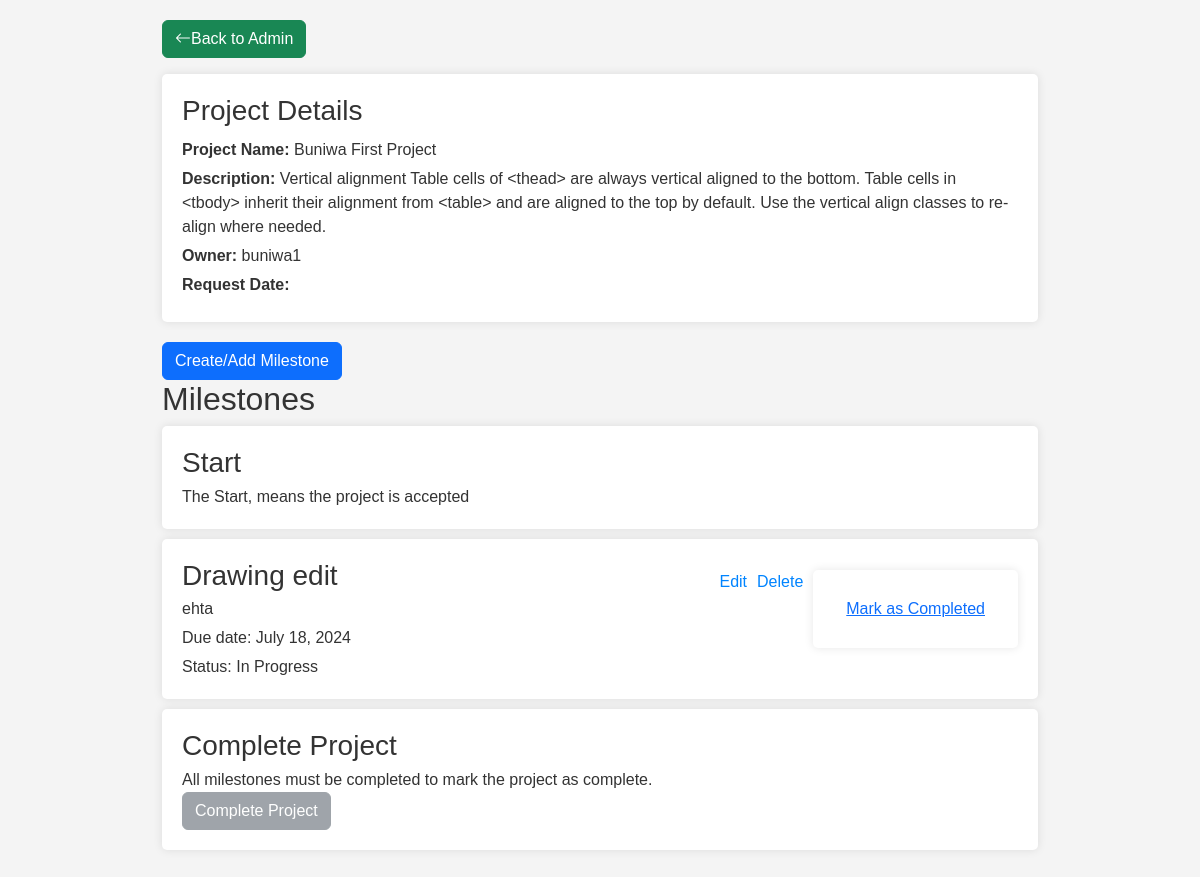
Before: /portal/create_milestones/12/ (signed in) with the older database file.
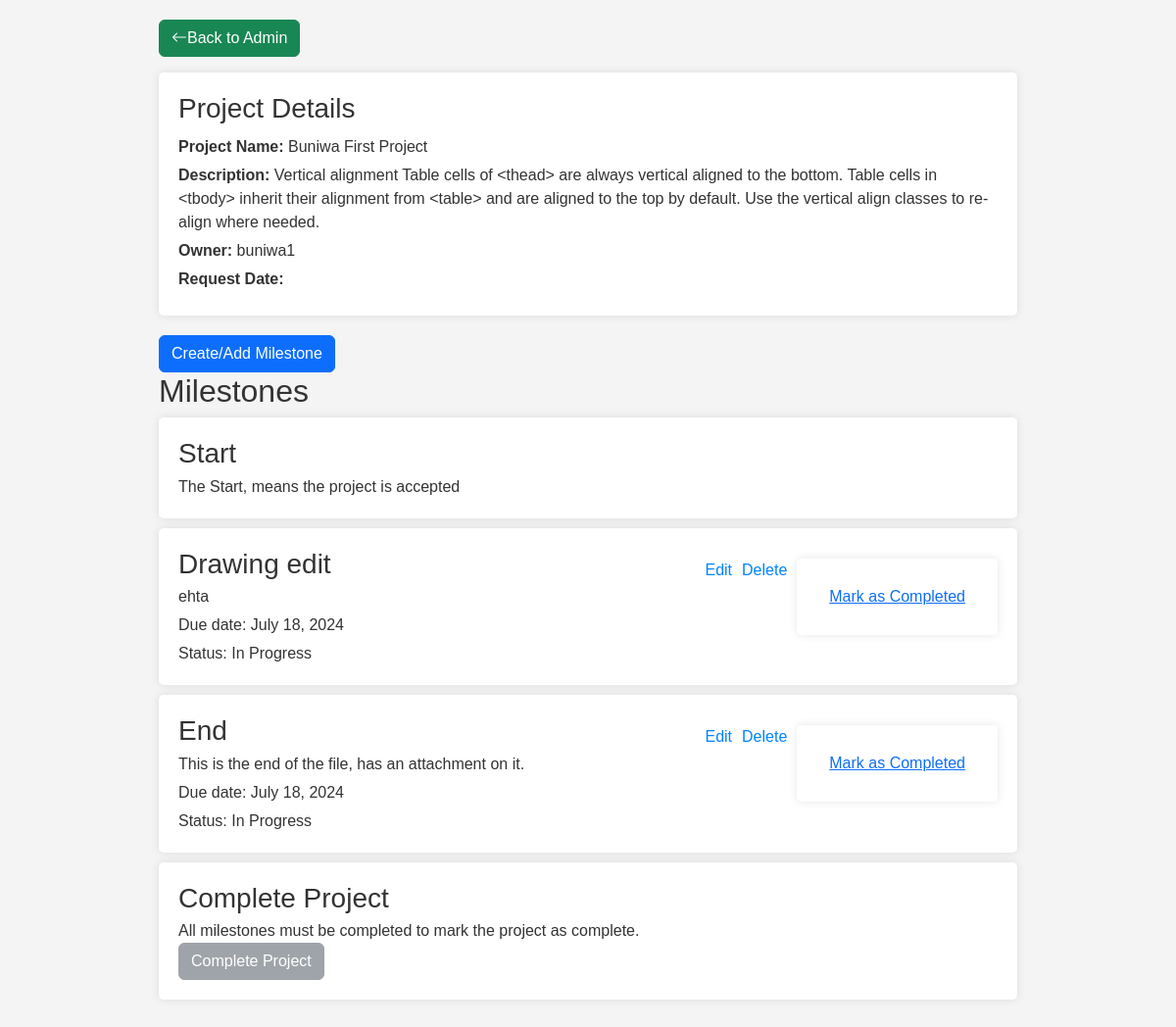
After: the same page with the newer database file.
### Portal/models.py (models this page shows, shortened)
class Milestone(models.Model):
    project = models.ForeignKey(ProjectRequest, on_delete=models.CASCADE)
    title = models.CharField(max_length=100)
    description = models.TextField()
    due_date = models.DateField()
    completed = models.BooleanField(default=False)
    image = models.ImageField(upload_to='milestone_images/', null=True, blank=True)

### Portal/views.py (the view)
# urls.py: path('create_milestones/<int:request_id>/', views.create_milestones, name='create_milestones'),  # Create Milestones
@login_required
def create_milestones(request, request_id):
    project_request = get_object_or_404(ProjectRequest, id=request_id)
    if request.method == 'POST':
        if 'accept_request' in request.POST:
            project_request.status = 'In Progress'
            project_request.save()
            return JsonResponse({'success': True, 'status': 'In Progress'})
        elif 'complete_project' in request.POST:
            project_request.status = 'Completed'
            project_request.save()
            return JsonResponse({'success': True, 'status': 'Completed'})
        else:
            form = MilestoneForm(request.POST, request.FILES)
            if form.is_valid():
                milestone = form.save(commit=False)
                milestone.project = project_request
                milestone.save()
                return JsonResponse({'success': True})
            else:
                return JsonResponse({'success': False, 'errors': form.errors})
    else:
        form = MilestoneForm()
    milestones = Milestone.objects.filter(project=project_request)
    all_milestones_complete = all(milestone.completed for milestone in milestones)
    return render(request, 'Portal/create_milestones.html', {
        'form': form,
        'milestones': milestones,
        'project_request': project_request,
        'request_id': request_id,
        'all_milestones_complete': all_milestones_complete,
    })

### Buniwa/context_processors.py (called while the page is built)
def profile_photo(request):
    if request.user.is_authenticated:
        user_details = UserDetails.objects.get(user=request.user)
        profile_photo_url = user_details.profile_photo.url if user_details.profile_photo else 'https://st3.depositphotos.com/15648834/17930/v/600/depositphotos_179308454-stock-illustration-unknown-person-silhouette-glasses-profile.jpg'
        return {'profile_photo_url': profile_photo_url}
    return {}

### Portal/templates/Portal/create_milestones.html (shortened to what the changed rows need)
<!DOCTYPE html>
<html lang="en">
<head>
    <link href="https://cdn.jsdelivr.net/npm/bootstrap@5.3.3/dist/css/bootstrap.min.css" rel="stylesheet">
    <link rel="stylesheet" href="https://cdn.jsdelivr.net/npm/bootstrap-icons@1.11.3/font/bootstrap-icons.min.css">
</head>
<body>
    <div class="container">
        <h2>Milestones</h2>
        {% for milestone in milestones %}
        <div class="milestone-card">
            <div>
                <h3>{{ milestone.title }}</h3>
                <p>{{ milestone.description }}</p>
                <p>Due date: {{ milestone.due_date }}</p>
                <p>Status: {{ milestone.completed|yesno:"Completed,In Progress" }}</p>
            </div>
            <div class="actions">
                <a href="{% url 'edit_milestone' milestone.id %}" class="edit-milestone" data-id="{{ milestone.id }}">Edit</a>
                <a href="{% url 'delete_milestone' milestone.id %}">Delete</a>
                {% if project_request.status != 'Completed' %}
                    <form method="post" action="{% url 'toggle_milestone_status' milestone.id %}" style="display:inline;">
                        <button type="submit" class="btn btn-link">
                            {% if milestone.completed %}
                                Mark as In Progress
                            {% else %}
                                Mark as Completed
                            {% endif %}
                        </button>
                    </form>
                {% endif %}
            </div>
        </div>
    {% endfor %}
    </div>
</body>
</html>

Changed rows visible on the page:
added Milestone: title "End", description "This is the end of the file, has an attachment on it.", due_date "July 18, 2024", completed "In Progress", shows "Mark as Completed"
